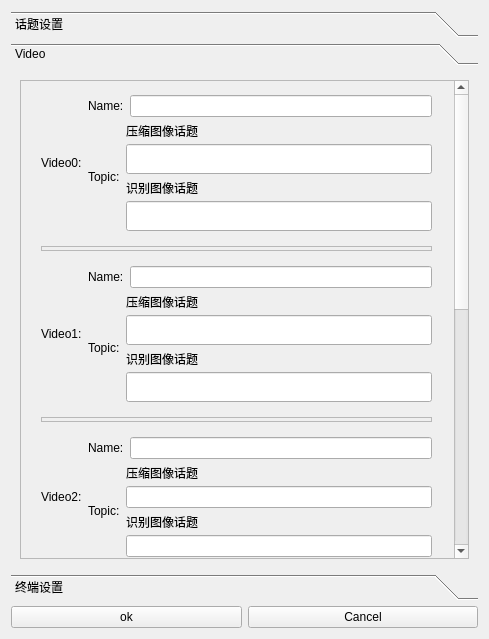
<?xml version="1.0" encoding="UTF-8"?>
<ui version="4.0">
 <class>Settings</class>
 <widget class="QWidget" name="Settings">
  <property name="geometry">
   <rect>
    <x>0</x>
    <y>0</y>
    <width>489</width>
    <height>639</height>
   </rect>
  </property>
  <property name="windowTitle">
   <string>设置</string>
  </property>
  <layout class="QVBoxLayout" name="verticalLayout_2">
   <item>
    <layout class="QVBoxLayout" name="verticalLayout">
     <item>
      <widget class="QToolBox" name="toolBox">
       <property name="currentIndex">
        <number>1</number>
       </property>
       <widget class="QWidget" name="page">
        <property name="geometry">
         <rect>
          <x>0</x>
          <y>0</y>
          <width>469</width>
          <height>481</height>
         </rect>
        </property>
        <attribute name="label">
         <string>话题设置</string>
        </attribute>
        <widget class="QWidget" name="layoutWidget">
         <property name="geometry">
          <rect>
           <x>10</x>
           <y>10</y>
           <width>451</width>
           <height>155</height>
          </rect>
         </property>
         <layout class="QVBoxLayout" name="verticalLayout_5">
          <item>
           <layout class="QHBoxLayout" name="horizontalLayout_5">
            <item>
             <widget class="QLabel" name="label_15">
              <property name="text">
               <string>里程计话题：</string>
              </property>
             </widget>
            </item>
            <item>
             <widget class="QLineEdit" name="lineEdit_odm">
              <property name="text">
               <string>raw_odom</string>
              </property>
             </widget>
            </item>
           </layout>
          </item>
          <item>
           <layout class="QHBoxLayout" name="horizontalLayout_6">
            <item>
             <widget class="QLabel" name="label_16">
              <property name="text">
               <string>电池电量话题：</string>
              </property>
             </widget>
            </item>
            <item>
             <widget class="QLineEdit" name="lineEdit_power">
              <property name="text">
               <string>power</string>
              </property>
             </widget>
            </item>
            <item>
             <widget class="QLabel" name="label_22">
              <property name="text">
               <string>std_msg/Float32</string>
              </property>
             </widget>
            </item>
           </layout>
          </item>
          <item>
           <layout class="QHBoxLayout" name="horizontalLayout_11">
            <item>
             <widget class="QLabel" name="label_12">
              <property name="text">
               <string>最低电压：</string>
              </property>
             </widget>
            </item>
            <item>
             <widget class="QLineEdit" name="lineEdit_power_min">
              <property name="text">
               <string>10</string>
              </property>
             </widget>
            </item>
            <item>
             <widget class="QLabel" name="label_20">
              <property name="text">
               <string>V</string>
              </property>
             </widget>
            </item>
            <item>
             <widget class="QLabel" name="label_13">
              <property name="text">
               <string>最高电压：</string>
              </property>
             </widget>
            </item>
            <item>
             <widget class="QLineEdit" name="lineEdit_power_max">
              <property name="text">
               <string>11.8</string>
              </property>
             </widget>
            </item>
            <item>
             <widget class="QLabel" name="label_21">
              <property name="text">
               <string>V</string>
              </property>
             </widget>
            </item>
           </layout>
          </item>
          <item>
           <layout class="QHBoxLayout" name="horizontalLayout_7">
            <item>
             <widget class="QLabel" name="label">
              <property name="text">
               <string>机器人坐标话题：</string>
              </property>
             </widget>
            </item>
            <item>
             <widget class="QLineEdit" name="lineEdit">
              <property name="text">
               <string>amcl_pose</string>
              </property>
             </widget>
            </item>
           </layout>
          </item>
         </layout>
        </widget>
       </widget>
       <widget class="QWidget" name="page_3">
        <property name="geometry">
         <rect>
          <x>0</x>
          <y>0</y>
          <width>469</width>
          <height>481</height>
         </rect>
        </property>
        <attribute name="label">
         <string>Video</string>
        </attribute>
        <layout class="QVBoxLayout" name="verticalLayout_9">
         <item>
          <layout class="QVBoxLayout" name="verticalLayout_8">
           <item>
            <widget class="QScrollArea" name="scrollArea">
             <property name="widgetResizable">
              <bool>true</bool>
             </property>
             <widget class="QWidget" name="scrollAreaWidgetContents">
              <property name="geometry">
               <rect>
                <x>0</x>
                <y>-541</y>
                <width>433</width>
                <height>1000</height>
               </rect>
              </property>
              <property name="minimumSize">
               <size>
                <width>0</width>
                <height>1000</height>
               </size>
              </property>
              <widget class="QWidget" name="">
               <property name="geometry">
                <rect>
                 <x>20</x>
                 <y>5</y>
                 <width>391</width>
                 <height>946</height>
                </rect>
               </property>
               <layout class="QVBoxLayout" name="verticalLayout_18">
                <item>
                 <layout class="QHBoxLayout" name="horizontalLayout_4">
                  <item>
                   <widget class="QLabel" name="label_23">
                    <property name="maximumSize">
                     <size>
                      <width>61</width>
                      <height>17</height>
                     </size>
                    </property>
                    <property name="text">
                     <string>Video0:</string>
                    </property>
                   </widget>
                  </item>
                  <item>
                   <layout class="QVBoxLayout" name="verticalLayout_10">
                    <item>
                     <layout class="QHBoxLayout" name="horizontalLayout_2">
                      <item>
                       <widget class="QLabel" name="label_24">
                        <property name="maximumSize">
                         <size>
                          <width>61</width>
                          <height>17</height>
                         </size>
                        </property>
                        <property name="text">
                         <string>Name:</string>
                        </property>
                       </widget>
                      </item>
                      <item>
                       <widget class="QLineEdit" name="video0_name_set"/>
                      </item>
                     </layout>
                    </item>
                    <item>
                     <layout class="QHBoxLayout" name="horizontalLayout_3">
                      <item>
                       <widget class="QLabel" name="label_25">
                        <property name="minimumSize">
                         <size>
                          <width>20</width>
                          <height>0</height>
                         </size>
                        </property>
                        <property name="maximumSize">
                         <size>
                          <width>61</width>
                          <height>17</height>
                         </size>
                        </property>
                        <property name="text">
                         <string>Topic:</string>
                        </property>
                       </widget>
                      </item>
                      <item>
                       <layout class="QVBoxLayout" name="verticalLayout_3">
                        <item>
                         <widget class="QLabel" name="label_2">
                          <property name="maximumSize">
                           <size>
                            <width>16777215</width>
                            <height>15</height>
                           </size>
                          </property>
                          <property name="styleSheet">
                           <string notr="true">font: 9pt &quot;Ubuntu&quot;;</string>
                          </property>
                          <property name="text">
                           <string>压缩图像话题</string>
                          </property>
                         </widget>
                        </item>
                        <item>
                         <widget class="QLineEdit" name="video0_topic_set">
                          <property name="maximumSize">
                           <size>
                            <width>16777215</width>
                            <height>30</height>
                           </size>
                          </property>
                         </widget>
                        </item>
                        <item>
                         <widget class="QLabel" name="label_3">
                          <property name="maximumSize">
                           <size>
                            <width>16777215</width>
                            <height>15</height>
                           </size>
                          </property>
                          <property name="styleSheet">
                           <string notr="true">font: 9pt &quot;Ubuntu&quot;;</string>
                          </property>
                          <property name="text">
                           <string>识别图像话题</string>
                          </property>
                         </widget>
                        </item>
                        <item>
                         <widget class="QLineEdit" name="video0_topic2_set">
                          <property name="maximumSize">
                           <size>
                            <width>16777215</width>
                            <height>30</height>
                           </size>
                          </property>
                          <property name="text">
                           <string/>
                          </property>
                         </widget>
                        </item>
                       </layout>
                      </item>
                     </layout>
                    </item>
                   </layout>
                  </item>
                 </layout>
                </item>
                <item>
                 <widget class="QFrame" name="frame">
                  <property name="maximumSize">
                   <size>
                    <width>16777215</width>
                    <height>5</height>
                   </size>
                  </property>
                  <property name="styleSheet">
                   <string notr="true">color: rgb(136, 138, 133);</string>
                  </property>
                  <property name="frameShape">
                   <enum>QFrame::StyledPanel</enum>
                  </property>
                  <property name="frameShadow">
                   <enum>QFrame::Raised</enum>
                  </property>
                 </widget>
                </item>
                <item>
                 <layout class="QHBoxLayout" name="horizontalLayout_10">
                  <item>
                   <widget class="QLabel" name="label_26">
                    <property name="maximumSize">
                     <size>
                      <width>61</width>
                      <height>17</height>
                     </size>
                    </property>
                    <property name="text">
                     <string>Video1:</string>
                    </property>
                   </widget>
                  </item>
                  <item>
                   <layout class="QVBoxLayout" name="verticalLayout_13">
                    <item>
                     <layout class="QHBoxLayout" name="horizontalLayout_9">
                      <item>
                       <widget class="QLabel" name="label_27">
                        <property name="maximumSize">
                         <size>
                          <width>61</width>
                          <height>17</height>
                         </size>
                        </property>
                        <property name="text">
                         <string>Name:</string>
                        </property>
                       </widget>
                      </item>
                      <item>
                       <widget class="QLineEdit" name="video0_name_set_2"/>
                      </item>
                     </layout>
                    </item>
                    <item>
                     <layout class="QHBoxLayout" name="horizontalLayout_8">
                      <item>
                       <widget class="QLabel" name="label_28">
                        <property name="maximumSize">
                         <size>
                          <width>61</width>
                          <height>17</height>
                         </size>
                        </property>
                        <property name="text">
                         <string>Topic:</string>
                        </property>
                       </widget>
                      </item>
                      <item>
                       <layout class="QVBoxLayout" name="verticalLayout_7">
                        <item>
                         <widget class="QLabel" name="label_4">
                          <property name="maximumSize">
                           <size>
                            <width>16777215</width>
                            <height>15</height>
                           </size>
                          </property>
                          <property name="styleSheet">
                           <string notr="true">font: 9pt &quot;Ubuntu&quot;;</string>
                          </property>
                          <property name="text">
                           <string>压缩图像话题</string>
                          </property>
                         </widget>
                        </item>
                        <item>
                         <widget class="QLineEdit" name="video0_topic_set_2">
                          <property name="maximumSize">
                           <size>
                            <width>16777215</width>
                            <height>30</height>
                           </size>
                          </property>
                         </widget>
                        </item>
                        <item>
                         <widget class="QLabel" name="label_5">
                          <property name="maximumSize">
                           <size>
                            <width>16777215</width>
                            <height>15</height>
                           </size>
                          </property>
                          <property name="styleSheet">
                           <string notr="true">font: 9pt &quot;Ubuntu&quot;;</string>
                          </property>
                          <property name="text">
                           <string>识别图像话题</string>
                          </property>
                         </widget>
                        </item>
                        <item>
                         <widget class="QLineEdit" name="video1_topic2_set">
                          <property name="maximumSize">
                           <size>
                            <width>16777215</width>
                            <height>30</height>
                           </size>
                          </property>
                         </widget>
                        </item>
                       </layout>
                      </item>
                     </layout>
                    </item>
                   </layout>
                  </item>
                 </layout>
                </item>
                <item>
                 <widget class="QFrame" name="frame_2">
                  <property name="maximumSize">
                   <size>
                    <width>16777215</width>
                    <height>5</height>
                   </size>
                  </property>
                  <property name="frameShape">
                   <enum>QFrame::StyledPanel</enum>
                  </property>
                  <property name="frameShadow">
                   <enum>QFrame::Raised</enum>
                  </property>
                 </widget>
                </item>
                <item>
                 <layout class="QHBoxLayout" name="horizontalLayout_14">
                  <item>
                   <widget class="QLabel" name="label_29">
                    <property name="maximumSize">
                     <size>
                      <width>61</width>
                      <height>17</height>
                     </size>
                    </property>
                    <property name="text">
                     <string>Video2:</string>
                    </property>
                   </widget>
                  </item>
                  <item>
                   <layout class="QVBoxLayout" name="verticalLayout_14">
                    <item>
                     <layout class="QHBoxLayout" name="horizontalLayout_13">
                      <item>
                       <widget class="QLabel" name="label_30">
                        <property name="maximumSize">
                         <size>
                          <width>61</width>
                          <height>17</height>
                         </size>
                        </property>
                        <property name="text">
                         <string>Name:</string>
                        </property>
                       </widget>
                      </item>
                      <item>
                       <widget class="QLineEdit" name="video0_name_set_3"/>
                      </item>
                     </layout>
                    </item>
                    <item>
                     <layout class="QHBoxLayout" name="horizontalLayout_12">
                      <item>
                       <widget class="QLabel" name="label_31">
                        <property name="maximumSize">
                         <size>
                          <width>61</width>
                          <height>17</height>
                         </size>
                        </property>
                        <property name="text">
                         <string>Topic:</string>
                        </property>
                       </widget>
                      </item>
                      <item>
                       <layout class="QVBoxLayout" name="verticalLayout_6">
                        <item>
                         <widget class="QLabel" name="label_6">
                          <property name="maximumSize">
                           <size>
                            <width>16777215</width>
                            <height>15</height>
                           </size>
                          </property>
                          <property name="styleSheet">
                           <string notr="true">font: 9pt &quot;Ubuntu&quot;;</string>
                          </property>
                          <property name="text">
                           <string>压缩图像话题</string>
                          </property>
                         </widget>
                        </item>
                        <item>
                         <widget class="QLineEdit" name="video0_topic_set_3"/>
                        </item>
                        <item>
                         <widget class="QLabel" name="label_10">
                          <property name="maximumSize">
                           <size>
                            <width>16777215</width>
                            <height>15</height>
                           </size>
                          </property>
                          <property name="styleSheet">
                           <string notr="true">font: 9pt &quot;Ubuntu&quot;;</string>
                          </property>
                          <property name="text">
                           <string>识别图像话题</string>
                          </property>
                         </widget>
                        </item>
                        <item>
                         <widget class="QLineEdit" name="video2_topic2_set"/>
                        </item>
                       </layout>
                      </item>
                     </layout>
                    </item>
                   </layout>
                  </item>
                 </layout>
                </item>
                <item>
                 <widget class="QFrame" name="frame_3">
                  <property name="maximumSize">
                   <size>
                    <width>16777215</width>
                    <height>5</height>
                   </size>
                  </property>
                  <property name="frameShape">
                   <enum>QFrame::StyledPanel</enum>
                  </property>
                  <property name="frameShadow">
                   <enum>QFrame::Raised</enum>
                  </property>
                 </widget>
                </item>
                <item>
                 <layout class="QHBoxLayout" name="horizontalLayout_17">
                  <item>
                   <widget class="QLabel" name="label_32">
                    <property name="maximumSize">
                     <size>
                      <width>61</width>
                      <height>17</height>
                     </size>
                    </property>
                    <property name="text">
                     <string>Video3:</string>
                    </property>
                   </widget>
                  </item>
                  <item>
                   <layout class="QVBoxLayout" name="verticalLayout_15">
                    <item>
                     <layout class="QHBoxLayout" name="horizontalLayout_16">
                      <item>
                       <widget class="QLabel" name="label_33">
                        <property name="maximumSize">
                         <size>
                          <width>61</width>
                          <height>17</height>
                         </size>
                        </property>
                        <property name="text">
                         <string>Name:</string>
                        </property>
                       </widget>
                      </item>
                      <item>
                       <widget class="QLineEdit" name="video0_name_set_4"/>
                      </item>
                     </layout>
                    </item>
                    <item>
                     <layout class="QHBoxLayout" name="horizontalLayout_15">
                      <item>
                       <widget class="QLabel" name="label_34">
                        <property name="maximumSize">
                         <size>
                          <width>61</width>
                          <height>17</height>
                         </size>
                        </property>
                        <property name="text">
                         <string>Topic:</string>
                        </property>
                       </widget>
                      </item>
                      <item>
                       <layout class="QVBoxLayout" name="verticalLayout_4">
                        <item>
                         <widget class="QLabel" name="label_7">
                          <property name="maximumSize">
                           <size>
                            <width>16777215</width>
                            <height>15</height>
                           </size>
                          </property>
                          <property name="styleSheet">
                           <string notr="true">font: 9pt &quot;Ubuntu&quot;;</string>
                          </property>
                          <property name="text">
                           <string>压缩图像话题</string>
                          </property>
                         </widget>
                        </item>
                        <item>
                         <widget class="QLineEdit" name="video0_topic_set_4"/>
                        </item>
                        <item>
                         <widget class="QLabel" name="label_11">
                          <property name="maximumSize">
                           <size>
                            <width>16777215</width>
                            <height>15</height>
                           </size>
                          </property>
                          <property name="styleSheet">
                           <string notr="true">font: 9pt &quot;Ubuntu&quot;;</string>
                          </property>
                          <property name="text">
                           <string>识别图像话题</string>
                          </property>
                         </widget>
                        </item>
                        <item>
                         <widget class="QLineEdit" name="video3_topic2_set"/>
                        </item>
                       </layout>
                      </item>
                     </layout>
                    </item>
                   </layout>
                  </item>
                 </layout>
                </item>
                <item>
                 <widget class="QFrame" name="frame_4">
                  <property name="maximumSize">
                   <size>
                    <width>16777215</width>
                    <height>5</height>
                   </size>
                  </property>
                  <property name="frameShape">
                   <enum>QFrame::StyledPanel</enum>
                  </property>
                  <property name="frameShadow">
                   <enum>QFrame::Raised</enum>
                  </property>
                 </widget>
                </item>
                <item>
                 <layout class="QHBoxLayout" name="horizontalLayout_20">
                  <item>
                   <widget class="QLabel" name="label_35">
                    <property name="maximumSize">
                     <size>
                      <width>61</width>
                      <height>17</height>
                     </size>
                    </property>
                    <property name="text">
                     <string>Video5:</string>
                    </property>
                   </widget>
                  </item>
                  <item>
                   <layout class="QVBoxLayout" name="verticalLayout_16">
                    <item>
                     <layout class="QHBoxLayout" name="horizontalLayout_19">
                      <item>
                       <widget class="QLabel" name="label_36">
                        <property name="maximumSize">
                         <size>
                          <width>61</width>
                          <height>17</height>
                         </size>
                        </property>
                        <property name="text">
                         <string>Name:</string>
                        </property>
                       </widget>
                      </item>
                      <item>
                       <widget class="QLineEdit" name="video0_name_set_5"/>
                      </item>
                     </layout>
                    </item>
                    <item>
                     <layout class="QHBoxLayout" name="horizontalLayout_18">
                      <item>
                       <widget class="QLabel" name="label_37">
                        <property name="maximumSize">
                         <size>
                          <width>61</width>
                          <height>17</height>
                         </size>
                        </property>
                        <property name="text">
                         <string>Topic:</string>
                        </property>
                       </widget>
                      </item>
                      <item>
                       <layout class="QVBoxLayout" name="verticalLayout_11">
                        <item>
                         <widget class="QLabel" name="label_8">
                          <property name="maximumSize">
                           <size>
                            <width>16777215</width>
                            <height>15</height>
                           </size>
                          </property>
                          <property name="styleSheet">
                           <string notr="true">font: 9pt &quot;Ubuntu&quot;;</string>
                          </property>
                          <property name="text">
                           <string>压缩图像话题</string>
                          </property>
                         </widget>
                        </item>
                        <item>
                         <widget class="QLineEdit" name="video0_topic_set_5"/>
                        </item>
                        <item>
                         <widget class="QLabel" name="label_14">
                          <property name="maximumSize">
                           <size>
                            <width>16777215</width>
                            <height>15</height>
                           </size>
                          </property>
                          <property name="styleSheet">
                           <string notr="true">font: 9pt &quot;Ubuntu&quot;;</string>
                          </property>
                          <property name="text">
                           <string>识别图像话题</string>
                          </property>
                         </widget>
                        </item>
                        <item>
                         <widget class="QLineEdit" name="video5_topic2_set"/>
                        </item>
                       </layout>
                      </item>
                     </layout>
                    </item>
                   </layout>
                  </item>
                 </layout>
                </item>
                <item>
                 <widget class="QFrame" name="frame_5">
                  <property name="maximumSize">
                   <size>
                    <width>16777215</width>
                    <height>5</height>
                   </size>
                  </property>
                  <property name="frameShape">
                   <enum>QFrame::StyledPanel</enum>
                  </property>
                  <property name="frameShadow">
                   <enum>QFrame::Raised</enum>
                  </property>
                 </widget>
                </item>
                <item>
                 <layout class="QHBoxLayout" name="horizontalLayout_23">
                  <item>
                   <widget class="QLabel" name="label_38">
                    <property name="maximumSize">
                     <size>
                      <width>61</width>
                      <height>17</height>
                     </size>
                    </property>
                    <property name="text">
                     <string>Video6:</string>
                    </property>
                   </widget>
                  </item>
                  <item>
                   <layout class="QVBoxLayout" name="verticalLayout_17">
                    <item>
                     <layout class="QHBoxLayout" name="horizontalLayout_22">
                      <item>
                       <widget class="QLabel" name="label_39">
                        <property name="maximumSize">
                         <size>
                          <width>61</width>
                          <height>17</height>
                         </size>
                        </property>
                        <property name="text">
                         <string>Name:</string>
                        </property>
                       </widget>
                      </item>
                      <item>
                       <widget class="QLineEdit" name="video0_name_set_6"/>
                      </item>
                     </layout>
                    </item>
                    <item>
                     <layout class="QHBoxLayout" name="horizontalLayout_21">
                      <item>
                       <widget class="QLabel" name="label_40">
                        <property name="maximumSize">
                         <size>
                          <width>61</width>
                          <height>17</height>
                         </size>
                        </property>
                        <property name="text">
                         <string>Topic:</string>
                        </property>
                       </widget>
                      </item>
                      <item>
                       <layout class="QVBoxLayout" name="verticalLayout_12">
                        <item>
                         <widget class="QLabel" name="label_9">
                          <property name="maximumSize">
                           <size>
                            <width>16777215</width>
                            <height>15</height>
                           </size>
                          </property>
                          <property name="styleSheet">
                           <string notr="true">font: 9pt &quot;Ubuntu&quot;;</string>
                          </property>
                          <property name="text">
                           <string>压缩图像话题</string>
                          </property>
                         </widget>
                        </item>
                        <item>
                         <widget class="QLineEdit" name="video0_topic_set_6"/>
                        </item>
                        <item>
                         <widget class="QLabel" name="label_17">
                          <property name="maximumSize">
                           <size>
                            <width>16777215</width>
                            <height>15</height>
                           </size>
                          </property>
                          <property name="styleSheet">
                           <string notr="true">font: 9pt &quot;Ubuntu&quot;;</string>
                          </property>
                          <property name="text">
                           <string>识别图像话题</string>
                          </property>
                         </widget>
                        </item>
                        <item>
                         <widget class="QLineEdit" name="video6_topic2_set"/>
                        </item>
                       </layout>
                      </item>
                     </layout>
                    </item>
                   </layout>
                  </item>
                 </layout>
                </item>
               </layout>
              </widget>
             </widget>
            </widget>
           </item>
          </layout>
         </item>
        </layout>
       </widget>
       <widget class="QWidget" name="page_4">
        <property name="geometry">
         <rect>
          <x>0</x>
          <y>0</y>
          <width>469</width>
          <height>481</height>
         </rect>
        </property>
        <attribute name="label">
         <string>终端设置</string>
        </attribute>
       </widget>
      </widget>
     </item>
     <item>
      <layout class="QHBoxLayout" name="horizontalLayout">
       <item>
        <widget class="QPushButton" name="pushButton">
         <property name="text">
          <string>ok</string>
         </property>
         <property name="icon">
          <iconset>
           <normaloff>:/images/ok.png</normaloff>:/images/ok.png</iconset>
         </property>
        </widget>
       </item>
       <item>
        <widget class="QPushButton" name="pushButton_2">
         <property name="text">
          <string>Cancel</string>
         </property>
         <property name="icon">
          <iconset>
           <normaloff>:/images/false.png</normaloff>:/images/false.png</iconset>
         </property>
        </widget>
       </item>
      </layout>
     </item>
    </layout>
   </item>
  </layout>
 </widget>
 <resources/>
 <connections/>
</ui>
